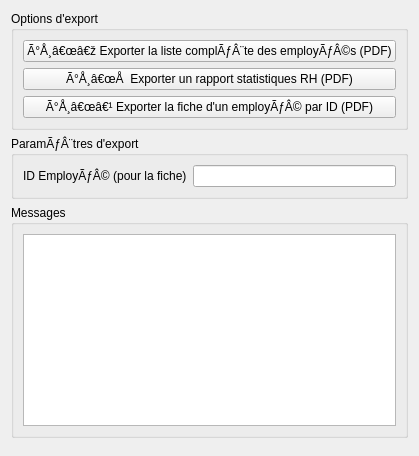
          <widget class="QWidget" name="tabExportPdf">
           <attribute name="title">
            <string>Export PDF</string>
           </attribute>
           <layout class="QVBoxLayout" name="vertical_export_pdf">
            <item>
             <widget class="QGroupBox" name="groupExportOptions">
              <property name="title">
               <string>Options d'export</string>
              </property>
              <layout class="QVBoxLayout" name="vExportOptions">
               <item>
                <widget class="QPushButton" name="btnExportListeComplete">
                 <property name="text">
                  <string>Ã°Å¸â€œâ€ž Exporter la liste complÃƒÂ¨te des employÃƒÂ©s (PDF)</string>
                 </property>
                 <property name="minimumHeight">
                  <number>50</number>
                 </property>
                </widget>
               </item>
               <item>
                <widget class="QPushButton" name="btnExportRapportRH">
                 <property name="text">
                  <string>Ã°Å¸â€œÅ  Exporter un rapport statistiques RH (PDF)</string>
                 </property>
                 <property name="minimumHeight">
                  <number>50</number>
                 </property>
                </widget>
               </item>
               <item>
                <widget class="QPushButton" name="btnExportFicheEmploye">
                 <property name="text">
                  <string>Ã°Å¸â€œâ€¹ Exporter la fiche d'un employÃƒÂ© par ID (PDF)</string>
                 </property>
                 <property name="minimumHeight">
                  <number>50</number>
                 </property>
                </widget>
               </item>
              </layout>
             </widget>
            </item>
            <item>
             <widget class="QGroupBox" name="groupIdExport">
              <property name="title">
               <string>ParamÃƒÂ¨tres d'export</string>
              </property>
              <layout class="QFormLayout" name="formIdExport">
               <item row="0" column="0">
                <widget class="QLabel" name="label_id_export">
                 <property name="text">
                  <string>ID EmployÃƒÂ© (pour la fiche)</string>
                 </property>
                </widget>
               </item>
               <item row="0" column="1">
                <widget class="QLineEdit" name="lineEdit_id_export" />
               </item>
              </layout>
             </widget>
            </item>
            <item>
             <widget class="QGroupBox" name="groupMessagesExport">
              <property name="title">
               <string>Messages</string>
              </property>
              <layout class="QVBoxLayout" name="vMessagesExport">
               <item>
                <widget class="QTextEdit" name="textEdit_export_messages">
                 <property name="readOnly">
                  <bool>true</bool>
                 </property>
                 <property name="maximumHeight">
                  <number>100</number>
                 </property>
                </widget>
               </item>
              </layout>
             </widget>
            </item>
            <item>
             <spacer name="verticalSpacer_export">
              <property name="orientation">
               <enum>Qt::Vertical</enum>
              </property>
             </spacer>
            </item>
           </layout>
          </widget>
